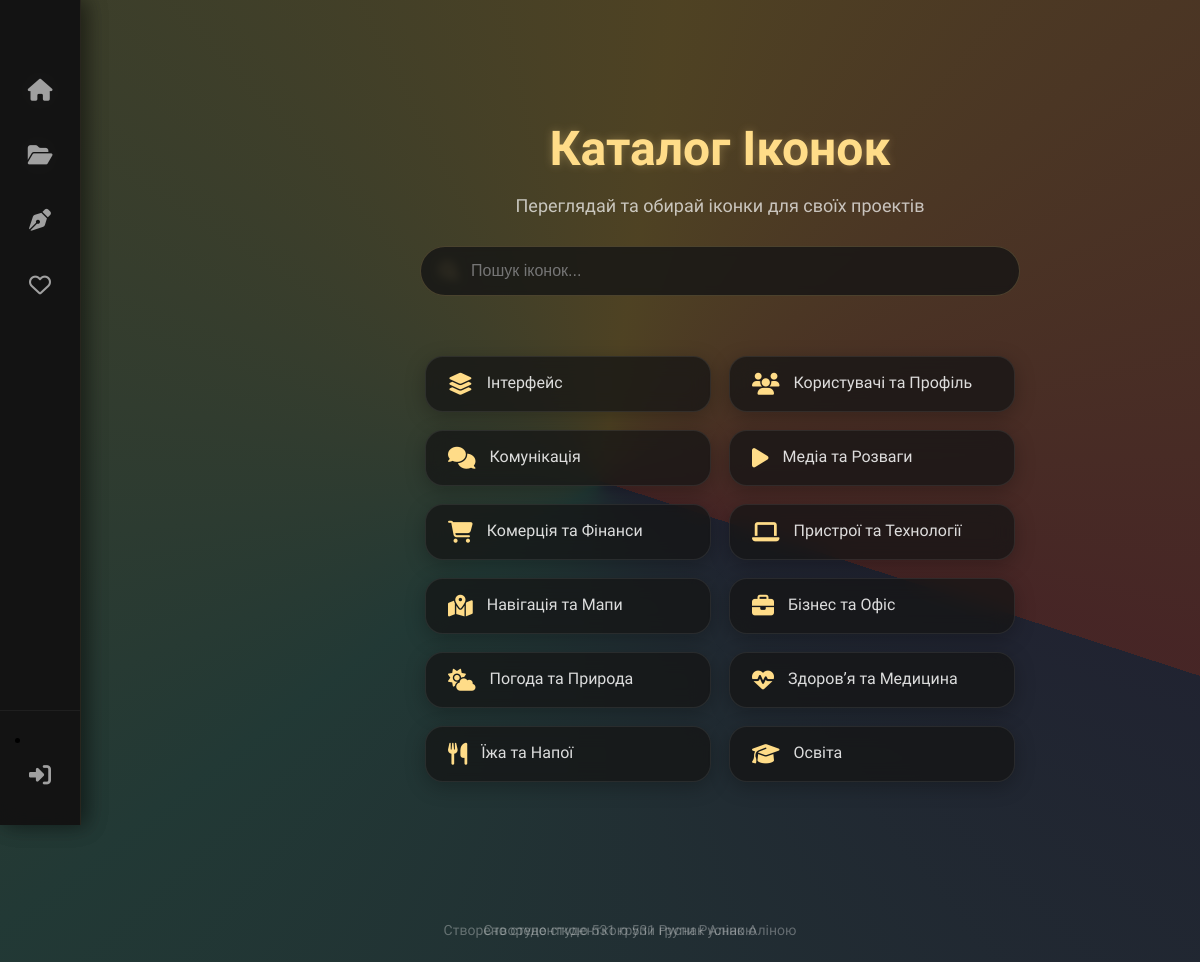
The app's page /php/Index.php with its own data.
### tables this page shows
create table category (
	id int auto_increment primary key,
	name varchar(150) not null,
    icon_class varchar(100) not null
);

### php/home.php (the view, shortened to what this page needs)
<?php
require_once 'db.php';
include 'header.php';
$stmtCategories = $pdo->query("select * from category
                                order by id");
$categories = $stmtCategories->fetchAll();
$page = isset($_GET['page']) ? intval($_GET['page']) : 1;
?>
<div class="container">
    <?php include "sidebar.php"; ?>
    <main class="main-content">
        <section class="hero-section">
            <h1 class="main-title">Каталог Іконок</h1>
            <p class="subtitle">Переглядай та обирай іконки для своїх проектів</p>
            <div class="search-wrapper">
                <i class="fa-solid fa-magnifying-glass search-icon"></i>
                <input type="text" id="searchInput" class="search-input" placeholder="Пошук іконок...">
            </div>
        </section>
        <section class="categories-section">
            <?php foreach ($categories as $category): ?>
                <a
                    href="?cat_id=<?php echo $category['id']; ?>"
                    class="category-card"
                >
                    <i class="<?= htmlspecialchars($category['icon_class'] ?? '') ?>"></i>
                        <span>
                            <?php echo htmlspecialchars($category['name']); ?>
                        </span>
                </a>
            <?php endforeach; ?>
        </section>
        <section class="icons-section">
        </section>
    </main>
</div>
<?php
include 'footer.php';
?>

### php/header.php (shortened to what this page needs)
<!DOCTYPE html>
<html lang="uk">
<head>
    <link rel="stylesheet" href="https://cdnjs.cloudflare.com/ajax/libs/font-awesome/6.5.1/css/all.min.css">
    <link rel="stylesheet" href="https://cdnjs.cloudflare.com/ajax/libs/font-awesome/6.4.0/css/all.min.css">
    <link rel="stylesheet" href="https://cdn-uicons.flaticon.com/uicons-regular-rounded/css/uicons-regular-rounded.css">
    <link rel="stylesheet" href="https://cdn-uicons.flaticon.com/uicons-solid-rounded/css/uicons-solid-rounded.css">
    <link rel="stylesheet" href="https://cdn-uicons.flaticon.com/uicons-thin-rounded/css/uicons-thin-rounded.css">
    <link rel="stylesheet" href="https://cdn-uicons.flaticon.com/uicons-bold-rounded/css/uicons-bold-rounded.css">
    <link rel="stylesheet" href="https://cdn-uicons.flaticon.com/uicons-regular-sharp/css/uicons-regular-sharp.css">
    <link rel="stylesheet" href="https://cdn-uicons.flaticon.com/uicons-solid-sharp/css/uicons-solid-sharp.css">
    <link rel="stylesheet" href="https://cdn-uicons.flaticon.com/uicons-thin-sharp/css/uicons-thin-sharp.css">
    <link rel="stylesheet" href="https://cdn-uicons.flaticon.com/uicons-bold-sharp/css/uicons-bold-sharp.css">
    <link rel="stylesheet" href="https://cdn-uicons.flaticon.com/uicons-brands/css/uicons-brands.css">
    <link rel="stylesheet" href="style.css">
</head>
<body>

### php/Index.php
<?php
include "header.php";
?>
<div class = "container">
    <?php include "sidebar.php"; ?>
    <?php include "home.php"; ?>
</div>
<?php
include "footer.php";
?>

### php/sidebar.php (shortened to what this page needs)
<aside class="sidebar" id="sidebar">
<ul class="sidebar-menu">
        <li>
            <a href="home.php?page=home" class="<?php echo ($page == 'home') ? 'active' : ''; ?>" data-title="Головна">
                <i class="fa-solid fa-house"></i>
            </a>
        </li>
        <li>
            <a href="library.php?page=library" class="<?php echo ($page == 'library') ? 'active' : ''; ?>" data-title="Бібліотека">
                <i class="fa-solid fa-folder-open"></i>
            </a>
        </li>
        <li>
            <a href="create.php?page=create" class="<?php echo ($page == 'create') ? 'active' : ''; ?>" data-title="Створити">
                <i class="fa-solid fa-pen-nib"></i>
            </a>
        </li>
        <li>
            <a href="favorites.php?page=favorites"
            class="<?php echo ($page == 'favorites') ? 'active' : ''; ?>"
            data-title="Обране">
                <i class="fa-regular fa-heart"></i>
            </a>
        </li>
    </ul>
    <div class="sidebar-footer">
        <?php if(isset($_SESSION['user_id'])) : ?>
            <li>
                <a href="profile.php?page=profile" data-title="Профіль">
                    <i class="fa-solid fa-user-check"></i>
                </a>
            </li>
            <?php if (isset($_SESSION['role']) && $_SESSION['role'] == 'admin'): ?>
            <li>
                <a href="#" id="adminEnterBtn">
                    <i class="fa-solid fa-shield-halved"></i>
                </a>
            </li>
        <?php endif; ?>
        <?php else :?>
            <li>
                <a href="Login.php?page=login" data-title="Увійти">
                    <i class="fa-solid fa-right-to-bracket"></i>
                </a>
            </li>
        <?php endif; ?>
    </div>
</aside>

### php/footer.php (shortened to what this page needs)
<footer>
    <p>Створено студенткою 531 групи Руснак Аліною</p>
</footer>
</body>
</html>

### records on screen
category: name "Інтерфейс"
category: name "Користувачі та Профіль"
category: name "Комунікація"
category: name "Медіа та Розваги"
category: name "Комерція та Фінанси"
category: name "Пристрої та Технології"
category: name "Навігація та Мапи"
category: name "Бізнес та Офіс"
category: name "Погода та Природа"
category: name "Здоров’я та Медицина"
category: name "Їжа та Напої"
category: name "Освіта"
